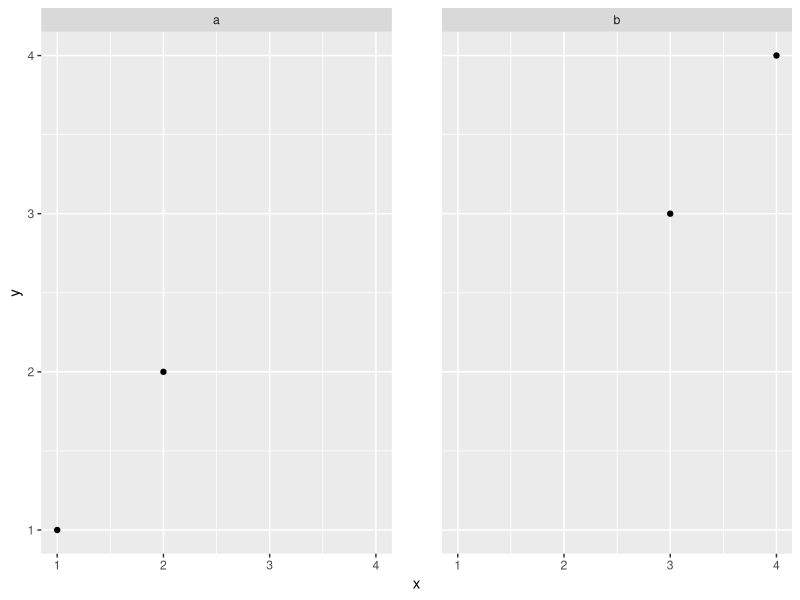

This figure's R source:
library(ggplot2)
df <- data.frame(x = 1:4, y = 1:4, z = c("a", "a", "b", "b"))
base_f <- ggplot(df, aes(x, y)) + geom_point() + facet_wrap(~z)
base_f + theme(panel.spacing = unit(0.5, "in"))
